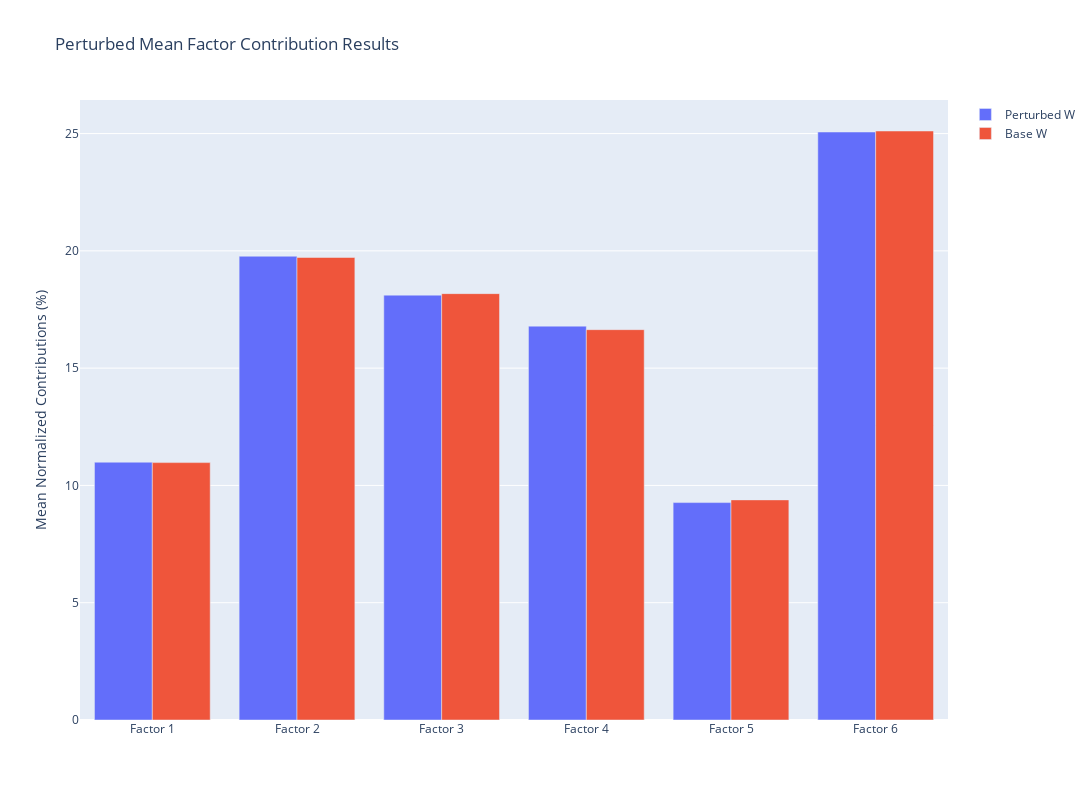

The notebook cell this image was saved under:
### Code cell
perturb.plot_norm_perturb_contributions()

### Figure 1 — Plotly figure (JSON) as saved in the notebook; plotly's stock layout.template omitted (floating-point values rounded to 4 significant figures)
{"data": [{"name": "Perturbed W", "type": "bar", "x": ["Factor 1", "Factor 2", "Factor 3", "Factor 4", "Factor 5", "Factor 6"], "y": [10.99, 19.77, 18.11, 16.79, 9.269, 25.07]}, {"name": "Base W", "type": "bar", "x": ["Factor 1", "Factor 2", "Factor 3", "Factor 4", "Factor 5", "Factor 6"], "y": [10.97, 19.72, 18.18, 16.64, 9.384, 25.11]}], "layout": {"barmode": "group", "height": 800, "hovermode": "x unified", "title": {"text": "Perturbed Mean Factor Contribution Results"}, "width": 1200, "xaxis": {"anchor": "y", "domain": [0, 1]}, "yaxis": {"anchor": "x", "domain": [0, 1], "title": {"text": "Mean Normalized Contributions (%)"}}}}
